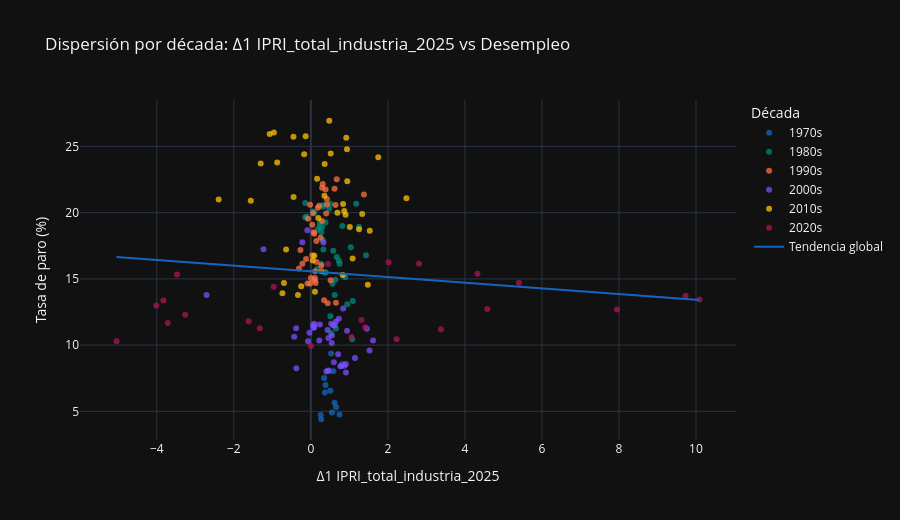

The cell this chart's notebook holds for it:
### Markdown cell above
### Análisis:

La correlación global entre `Δ1` `IPRI_total_industria_2025` y la tasa de paro es de -0,0683, prácticamente nula, confirmando lo anticipado en el análisis de evolución conjunta y consistente con la débil relación de Phillips documentada para el `IPC_2025` (-0,267). El IPC mantiene una señal de correlación negativa algo más sistemática que el IPRI, coherente con el hecho de que el IPRI captura precios de producción industrial sensibles a shocks de oferta exógenos (energía, materias primas) que no se transmiten necesariamente a través del mercado de trabajo.

La correlación rodante a 20 trimestres muestra una inestabilidad de signo muy marcada, con alternancia entre regímenes positivos y negativos a lo largo de toda la muestra y oscilaciones que recorren desde aproximadamente +0,7 hasta -0,6. Se distinguen varios regímenes: positivo entre 1981 y 1985 (en torno a +0,6), negativo hacia 1988 (aproximadamente -0,5), un tramo positivo prolongado entre 1991 y 1999 que alcanza +0,7, fuertemente negativo en 2000-2003 (mínimo de aproximadamente -0,55 en 2001) y de nuevo en 2008 (aproximadamente -0,6), con alternancias menores posteriores y una recuperación hacia +0,4 al final de la muestra. Cada régimen tiene una duración de varios años y se ancla en un contexto macroeconómico identificable, de modo que la correlación global cercana a cero es el promedio de regímenes con signos opuestos, no evidencia de ausencia de relación.

Para la caracterización de la variable, este patrón implica que el `Δ1` `IPRI_total_industria_2025` no debe descartarse pese a su correlación global nula: su poder predictivo es condicional al régimen macroeconómico, lo que se documenta aquí como hallazgo y cuyo aprovechamiento se difiere a la fase de feature engineering. La curva de Phillips canónica, en cualquier caso, no se sostiene como representación estable de la relación entre los precios industriales y el desempleo en España.

### Code cell
df_cross['decada'] = (df_cross.index.year // 10 * 10).astype(str) + 's'
paleta_decadas = ['#1565C0', '#00897B', '#FF7043', '#7C4DFF', '#FFC107', '#AD1457']

df_scatter = df_cross.reset_index().rename(columns={'index': 'fecha', df_cross.index.name or 'index': 'fecha'})
if 'fecha' not in df_scatter.columns:
    df_scatter.insert(0, 'fecha', df_cross.index.strftime('%Y-%m-%d'))
else:
    df_scatter['fecha'] = pd.to_datetime(df_scatter['fecha']).dt.strftime('%Y-%m-%d')

fig = px.scatter(
    df_scatter, x='ipri', y='parados',
    color='decada',
    hover_data=['fecha'],
    trendline='ols',
    trendline_scope='overall',
    color_discrete_sequence=paleta_decadas,
    title=f'Dispersión por década: {main_s9_label} vs Desempleo',
    labels={
        'ipri': main_s9_label,
        'parados': 'Tasa de paro (%)',
        'decada': 'Década', 'fecha': 'Fecha',
    },
)
fig.for_each_trace(lambda t: t.update(name='Tendencia global') if t.name == 'Overall Trendline' else None)
fig.update_traces(marker=dict(size=6, opacity=0.75))
fig.update_layout(height=520)
fig.show()

### Figure 1 — Plotly figure (JSON) as saved in the notebook; plotly's stock layout.template omitted (floating-point values rounded to 4 significant figures; data arrays with more than 128 entries replaced by an {"elided": "..."} marker saying what was removed)
{"data": [{"customdata": [["1976-07-01"], ["1976-10-01"], ["1977-01-01"], ["1977-04-01"], ["1977-07-01"], ["1977-10-01"], ["1978-01-01"], ["1978-04-01"], ["1978-07-01"], ["1978-10-01"], ["1979-01-01"], ["1979-04-01"], ["1979-07-01"], ["1979-10-01"]], "hovertemplate": "Década=1970s<br>Δ1 IPRI_total_industria_2025=%{x}<br>Tasa de paro (%)=%{y}<br>Fecha=%{customdata[0]}<extra></extra>", "legendgroup": "1970s", "marker": {"color": "#1565C0", "opacity": 0.75, "size": 6, "symbol": "circle"}, "mode": "markers", "name": "1970s", "orientation": "v", "showlegend": true, "type": "scatter", "x": [0.2683, 0.255, 0.5473, 0.7439, 0.6562, 0.6164, 0.364, 0.5074, 0.3799, 0.3454, 0.5818, 0.4729, 0.8183, 0.526], "xaxis": "x", "y": [4.407, 4.721, 4.92, 4.763, 5.318, 5.656, 6.418, 6.551, 6.998, 7.529, 8.025, 8.052, 8.579, 9.361], "yaxis": "y"}, {"customdata": [["1980-01-01"], ["1980-04-01"], ["1980-07-01"], ["1980-10-01"], ["1981-01-01"], ["1981-04-01"], ["1981-07-01"], ["1981-10-01"], ["1982-01-01"], ["1982-04-01"], ["1982-07-01"], ["1982-10-01"], ["1983-01-01"], ["1983-04-01"], ["1983-07-01"], ["1983-10-01"], ["1984-01-01"], ["1984-04-01"], ["1984-07-01"], ["1984-10-01"], ["1985-01-01"], ["1985-04-01"], ["1985-07-01"], ["1985-10-01"], ["1986-01-01"], ["1986-04-01"], ["1986-07-01"], ["1986-10-01"], ["1987-01-01"], ["1987-04-01"], ["1987-07-01"], ["1987-10-01"], ["1988-01-01"], ["1988-04-01"], ["1988-07-01"], ["1988-10-01"], ["1989-01-01"], ["1989-04-01"], ["1989-07-01"], ["1989-10-01"]], "hovertemplate": "Década=1980s<br>Δ1 IPRI_total_industria_2025=%{x}<br>Tasa de paro (%)=%{y}<br>Fecha=%{customdata[0]}<extra></extra>", "legendgroup": "1980s", "marker": {"color": "#00897B", "opacity": 0.75, "size": 6, "symbol": "circle"}, "mode": "markers", "name": "1980s", "orientation": "v", "showlegend": true, "type": "scatter", "x": [1.073, 0.526, 0.6535, 0.5074, 0.9458, 1.089, 0.619, 0.5632, 0.89, 0.635, 0.3826, 0.7465, 1.432, 0.7279, 0.6721, 1.036, 1.251, 0.8183, 0.3826, 0.4729, 1.18, 0.5101, 0.3082, 0.3241, -0.1435, 0.05313, -0.1461, -0.1063, 0.09033, 0.2338, 0.2232, 0.178, 0.2922, 0.271, 0.3108, 0.3241, 0.5818, 0.2736, 0.364, 0.1621], "xaxis": "x", "y": [10.44, 10.91, 11.26, 12.18, 13.09, 13.34, 13.78, 14.63, 15.12, 14.93, 15.5, 16.15, 16.78, 16.37, 16.64, 17.39, 18.94, 18.99, 19.25, 20.3, 20.68, 20.68, 20.44, 20.58, 20.72, 20.09, 19.66, 19.68, 20.0, 19.22, 18.92, 18.7, 18.9, 18.52, 17.93, 17.22, 17.12, 16.15, 15.46, 15.74], "yaxis": "y"}, {"customdata": [["1990-01-01"], ["1990-04-01"], ["1990-07-01"], ["1990-10-01"], ["1991-01-01"], ["1991-04-01"], ["1991-07-01"], ["1991-10-01"], ["1992-01-01"], ["1992-04-01"], ["1992-07-01"], ["1992-10-01"], ["1993-01-01"], ["1993-04-01"], ["1993-07-01"], ["1993-10-01"], ["1994-01-01"], ["1994-04-01"], ["1994-07-01"], ["1994-10-01"], ["1995-01-01"], ["1995-04-01"], ["1995-07-01"], ["1995-10-01"], ["1996-01-01"], ["1996-04-01"], ["1996-07-01"], ["1996-10-01"], ["1997-01-01"], ["1997-04-01"], ["1997-07-01"], ["1997-10-01"], ["1998-01-01"], ["1998-04-01"], ["1998-07-01"], ["1998-10-01"], ["1999-01-01"], ["1999-04-01"], ["1999-07-01"], ["1999-10-01"]], "hovertemplate": "Década=1990s<br>Δ1 IPRI_total_industria_2025=%{x}<br>Tasa de paro (%)=%{y}<br>Fecha=%{customdata[0]}<extra></extra>", "legendgroup": "1990s", "marker": {"color": "#FF7043", "opacity": 0.75, "size": 6, "symbol": "circle"}, "mode": "markers", "name": "1990s", "orientation": "v", "showlegend": true, "type": "scatter", "x": [0.2736, 0.0, 0.1249, 0.5127, 0.1063, -0.08767, 0.1036, 0.1116, 0.271, 0.1488, 0.03719, 0.08767, 0.3985, 0.1833, 0.4171, 0.2922, 0.6721, 0.3082, 0.3826, 0.6164, 1.379, 0.6403, 0.2152, -0.0186, 0.4198, 0.05579, -0.07439, 0.2896, 0.03719, 0.07439, 0.2524, 0.1435, -0.271, -0.1249, -0.2205, -0.3082, -0.0186, 0.3454, 0.6509, 0.4384], "xaxis": "x", "y": [15.58, 15.08, 14.69, 14.9, 14.89, 14.65, 15.06, 15.59, 16.01, 16.28, 16.78, 18.41, 19.94, 20.38, 21.02, 21.88, 22.52, 22.17, 21.75, 21.8, 21.37, 20.58, 20.51, 20.6, 20.62, 19.96, 19.54, 19.38, 19.08, 18.51, 18.1, 17.86, 17.19, 16.5, 16.13, 15.78, 14.65, 13.39, 13.19, 13.16], "yaxis": "y"}, {"customdata": [["2000-01-01"], ["2000-04-01"], ["2000-07-01"], ["2000-10-01"], ["2001-01-01"], ["2001-04-01"], ["2001-07-01"], ["2001-10-01"], ["2002-01-01"], ["2002-04-01"], ["2002-07-01"], ["2002-10-01"], ["2003-01-01"], ["2003-04-01"], ["2003-07-01"], ["2003-10-01"], ["2004-01-01"], ["2004-04-01"], ["2004-07-01"], ["2004-10-01"], ["2005-01-01"], ["2005-04-01"], ["2005-07-01"], ["2005-10-01"], ["2006-01-01"], ["2006-04-01"], ["2006-07-01"], ["2006-10-01"], ["2007-01-01"], ["2007-04-01"], ["2007-07-01"], ["2007-10-01"], ["2008-01-01"], ["2008-04-01"], ["2008-07-01"], ["2008-10-01"], ["2009-01-01"], ["2009-04-01"], ["2009-07-01"], ["2009-10-01"]], "hovertemplate": "Década=2000s<br>Δ1 IPRI_total_industria_2025=%{x}<br>Tasa de paro (%)=%{y}<br>Fecha=%{customdata[0]}<extra></extra>", "legendgroup": "2000s", "marker": {"color": "#7C4DFF", "opacity": 0.75, "size": 6, "symbol": "circle"}, "mode": "markers", "name": "2000s", "orientation": "v", "showlegend": true, "type": "scatter", "x": [0.8395, 0.6509, 0.526, 0.5818, -0.03719, 0.2205, -0.07439, -0.433, 0.2338, 0.4357, 0.05579, 0.08767, 0.7279, -0.3826, 0.07439, 0.08767, 0.6217, 0.9405, 0.5473, 0.457, 0.542, 0.7093, 0.7651, 0.5978, 1.145, 0.8714, 0.4516, -0.3773, 0.7944, 0.9112, 0.4012, 0.9086, 1.525, 1.615, 1.453, -2.707, -1.23, -0.2205, 0.3268, -0.09033], "xaxis": "x", "y": [12.76, 11.79, 11.61, 11.48, 10.94, 10.35, 10.3, 10.63, 11.55, 11.15, 11.49, 11.61, 11.99, 11.28, 11.3, 11.37, 11.5, 11.09, 10.74, 10.53, 10.17, 9.319, 8.411, 8.705, 9.027, 8.443, 8.084, 8.264, 8.419, 7.932, 8.006, 8.57, 9.603, 10.36, 11.23, 13.79, 17.24, 17.77, 17.75, 18.66], "yaxis": "y"}, {"customdata": [["2010-01-01"], ["2010-04-01"], ["2010-07-01"], ["2010-10-01"], ["2011-01-01"], ["2011-04-01"], ["2011-07-01"], ["2011-10-01"], ["2012-01-01"], ["2012-04-01"], ["2012-07-01"], ["2012-10-01"], ["2013-01-01"], ["2013-04-01"], ["2013-07-01"], ["2013-10-01"], ["2014-01-01"], ["2014-04-01"], ["2014-07-01"], ["2014-10-01"], ["2015-01-01"], ["2015-04-01"], ["2015-07-01"], ["2015-10-01"], ["2016-01-01"], ["2016-04-01"], ["2016-07-01"], ["2016-10-01"], ["2017-01-01"], ["2017-04-01"], ["2017-07-01"], ["2017-10-01"], ["2018-01-01"], ["2018-04-01"], ["2018-07-01"], ["2018-10-01"], ["2019-01-01"], ["2019-04-01"], ["2019-07-01"], ["2019-10-01"]], "hovertemplate": "Década=2010s<br>Δ1 IPRI_total_industria_2025=%{x}<br>Tasa de paro (%)=%{y}<br>Fecha=%{customdata[0]}<extra></extra>", "legendgroup": "2010s", "marker": {"color": "#FFC107", "opacity": 0.75, "size": 6, "symbol": "circle"}, "mode": "markers", "name": "2010s", "orientation": "v", "showlegend": true, "type": "scatter", "x": [0.9006, 1.334, 0.1939, 0.8661, 2.481, 0.8369, 0.3533, 0.1621, 1.751, -0.1727, 0.9378, -0.1355, 0.4782, -0.9591, 0.9192, -0.4516, -1.068, 0.5154, 0.3587, -1.302, -0.8741, 0.9458, -0.449, -1.559, -2.394, 0.6907, 1.012, 1.53, 1.251, -0.6429, 0.04782, 1.084, 0.09033, 0.8262, 1.48, -0.2497, -0.6987, 0.1063, -0.7386, -0.3347], "xaxis": "x", "y": [19.84, 19.89, 19.59, 20.11, 21.08, 20.64, 21.28, 22.56, 24.19, 24.4, 24.79, 25.77, 26.94, 26.06, 25.65, 25.73, 25.93, 24.47, 23.67, 23.7, 23.78, 22.37, 21.18, 20.9, 21.0, 20.0, 18.91, 18.63, 18.75, 17.22, 16.38, 16.55, 16.74, 15.28, 14.55, 14.45, 14.7, 14.02, 13.92, 13.78], "yaxis": "y"}, {"customdata": [["2020-01-01"], ["2020-04-01"], ["2020-07-01"], ["2020-10-01"], ["2021-01-01"], ["2021-04-01"], ["2021-07-01"], ["2021-10-01"], ["2022-01-01"], ["2022-04-01"], ["2022-07-01"], ["2022-10-01"], ["2023-01-01"], ["2023-04-01"], ["2023-07-01"], ["2023-10-01"], ["2024-01-01"], ["2024-04-01"], ["2024-07-01"], ["2024-10-01"], ["2025-01-01"], ["2025-04-01"], ["2025-07-01"], ["2025-10-01"]], "hovertemplate": "Década=2020s<br>Δ1 IPRI_total_industria_2025=%{x}<br>Tasa de paro (%)=%{y}<br>Fecha=%{customdata[0]}<extra></extra>", "legendgroup": "2020s", "marker": {"color": "#AD1457", "opacity": 0.75, "size": 6, "symbol": "circle"}, "mode": "markers", "name": "2020s", "orientation": "v", "showlegend": true, "type": "scatter", "x": [-0.9644, -3.475, 2.019, 0.4463, 2.808, 4.325, 5.404, 10.09, 9.731, 7.949, 4.58, -4.014, -3.828, -3.714, 1.315, -1.615, -3.262, -1.326, 3.377, 1.057, 1.413, -5.045, 2.226, 2.842e-14], "xaxis": "x", "y": [14.41, 15.33, 16.26, 16.13, 16.14, 15.39, 14.71, 13.44, 13.73, 12.69, 12.73, 12.99, 13.38, 11.67, 11.89, 11.8, 12.29, 11.27, 11.21, 10.61, 11.36, 10.29, 10.45, 9.932], "yaxis": "y"}, {"hovertemplate": "<b>OLS trendline</b><br>parados = -0.213941 * ipri + 15.5713<br>R<sup>2</sup>=0.004659<br><br>Δ1 IPRI_total_industria_2025=%{x}<br>Tasa de paro (%)=%{y} <b>(trend)</b><extra></extra>", "legendgroup": "Overall Trendline", "line": {"color": "#1565C0"}, "marker": {"opacity": 0.75, "size": 6}, "mode": "lines", "name": "Tendencia global", "showlegend": true, "type": "scatter", "x": {"elided": "198 float values"}, "xaxis": "x", "y": {"elided": "198 float values"}, "yaxis": "y"}], "layout": {"height": 520, "legend": {"title": {"text": "Década"}, "tracegroupgap": 0}, "title": {"text": "Dispersión por década: Δ1 IPRI_total_industria_2025 vs Desempleo"}, "xaxis": {"anchor": "y", "domain": [0.0, 1.0], "title": {"text": "Δ1 IPRI_total_industria_2025"}}, "yaxis": {"anchor": "x", "domain": [0.0, 1.0], "title": {"text": "Tasa de paro (%)"}}}}
